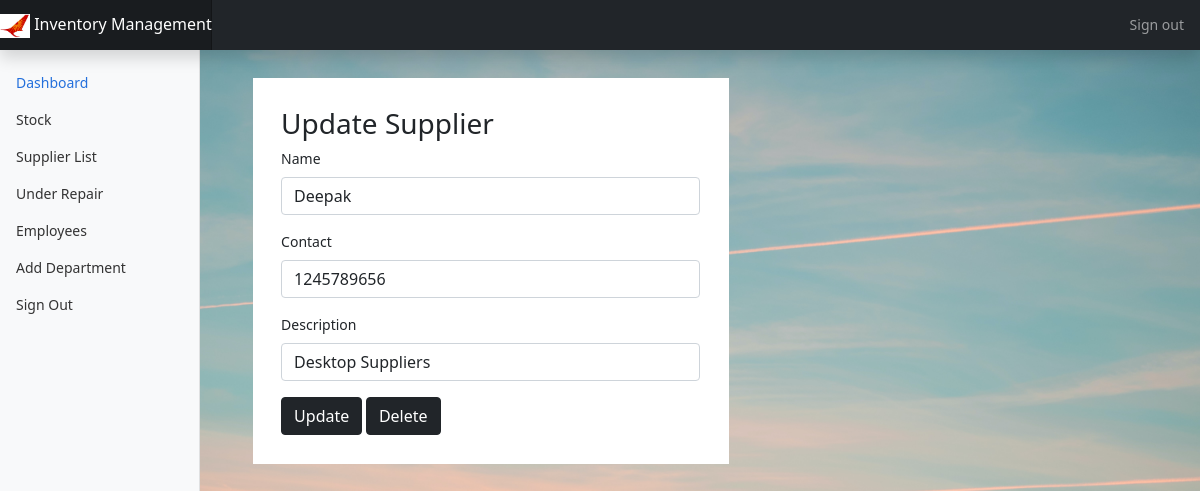
Page /updateSupplier/1 (signed in) on the committed database.
### main/models.py (models this page shows, shortened)
class Supplier(models.Model):
    supplier_id = models.AutoField(primary_key=True)
    name = models.CharField(max_length=100, default='')
    description = models.TextField(default=' ')
    contact = models.CharField(max_length=15,unique=True)

### main/views.py (the view, shortened to what this page needs)
# urls.py: path('updateSupplier/<int:pk>',views.updateSupplier,name='updateSupplier'),
@login_required(login_url='/auth/login')
def updateSupplier(request,pk):
    supplier = models.Supplier.objects.get(pk = pk)
    initial = {
        "name" : supplier.name,
        "contact" : supplier.contact,
        "description" : supplier.description
    }
    updateSupplierForm = forms.addSupplier(initial=initial)
    context = {
        'form' : updateSupplierForm
    }
    return render(request,'main/updateSupplier.html',context)

### main/forms.py
class addSupplier(forms.Form):
    name = forms.CharField(max_length=256,widget=forms.TextInput(attrs={'class':'form-control','placeholder':"Supplier's Name"}))
    description = forms.CharField(max_length=256,widget=forms.TextInput(attrs={'class':'form-control','placeholder':'Description'}))
    contact = forms.RegexField(regex=r'^\+?1?\d{9,15}$',widget=forms.TextInput(attrs={'class':'form-control','placeholder':'Contact : Should be between 9 to 15 digits'}))

### templates/main/updateSupplier.html (shortened to what this page needs)
{% extends 'main/base.html' %}
{% block content %}
{% include 'main/navbar.html' %}
<main class="col-md-9 ms-sm-auto col-lg-10 px-md-4">
<div class="container-fluid w-50" style="background-color: white; padding: 3%; margin: 3%;">
    <h3>Update Supplier</h3>
    <form action="" method="POST">
        <div class="mb-3">
            <label class="form-label">Name</label>
            {{form.name}}
        </div>
        <div class="mb-3">
            <label class="form-label">Contact</label>
            {{form.contact}}
        </div>
        <div class="mb-3">
            <label class="form-label">Description</label>
            {{form.description}}
        </div>
        <button type="submit" class="btn btn-dark" name="submit_type" value="update">Update</button>
        <button type="submit" class="btn btn-dark" name="submit_type" value="delete">Delete</button>
    </form>
{% endblock %}

### static/css/main.css (style rules this page uses)
body { background-color: #F3F1F5; }

### static/css/dashboard.css (style rules this page uses)
body { font-size: .875rem; }

### rows in the picture
Supplier: name "Deepak", contact "1245789656", description "Desktop Suppliers"
